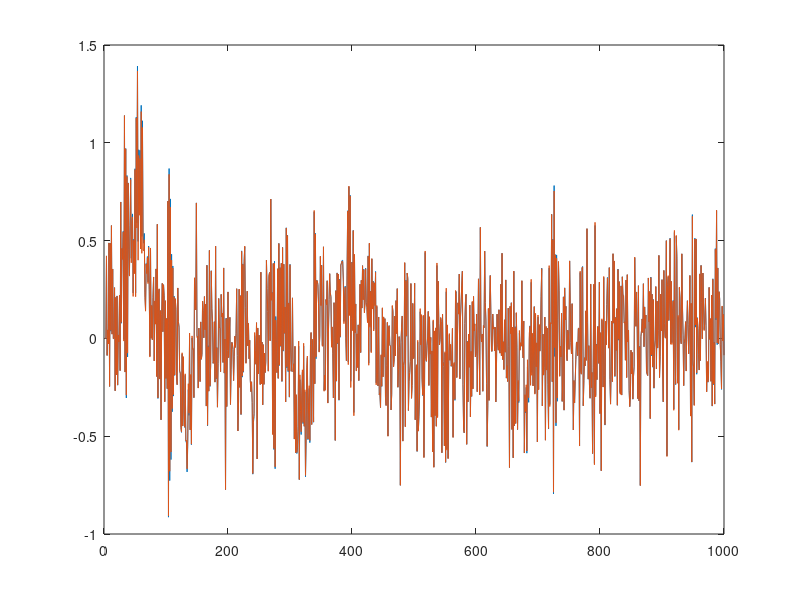
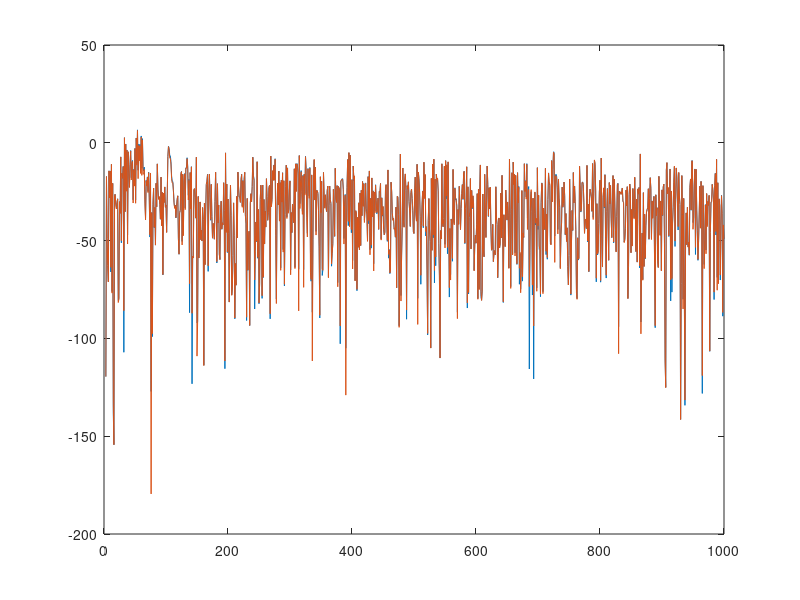

The MATLAB source for these figures, in order: (Note: this script raises an error after producing the figures.)

% init

N = 1000;
w = [0.1; 0.8];

wgn = randn(N, 1)*0.25;

x = zeros(N, 1);
diff_x = x;

% Generate the signal

x(1:2) = wgn(1:2);
diff_x(1:2) = wgn(1:2);

for n = 3:N
    x(n) = fliplr(x(n-2:n-1)') * w + wgn(n);
    diff_x(n) = x(n-2)*0.8 + x(n-1)*0.1 + wgn(n);
end

w_est_mu1 = zeros(2, N);
w_est_mu2 = w_est_mu1;

mu_1 = 0.01;
mu_2 = 0.05;
x_est_mu1 = zeros(N, 1);
x_est_mu2 = x_est_mu1;

e_mu1 = zeros(N, 1);
e_mu2 = e_mu1;


for n=3:N
    x_est_mu1(n) = w_est_mu1(:, n)' * flipud(x(n-2:n-1));
    x_est_mu2(n) = w_est_mu2(:, n)' * flipud(x(n-2:n-1));
    
    e_mu1(n) = x(n) - x_est_mu1(n);
    e_mu2(n) = x(n) - x_est_mu2(n);
    
    w_est_mu1(:, n+1) = w_est_mu1(:, n) + mu_1 * e_mu1(n) * flipud(x(n-2:n-1));
    w_est_mu2(:, n+1) = w_est_mu1(:, n) + mu_2 * e_mu2(n) * flipud(x(n-2:n-1));
end

plot(1:N, e_mu1, 1:N, e_mu2)

figure

e_mu1 = 10*log(e_mu1.^2);
e_mu2 = 10*log(e_mu2.^2);
plot(1:N, e_mu1, 1:N, e_mu2);

[ y, e, w ] = lms(x', x', 0.01, 2)
figure
plot(e)

